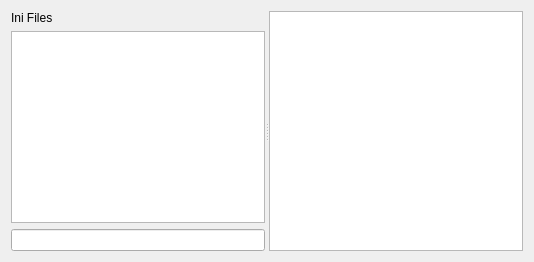
     <widget class="QWidget" name="tabIni">
      <attribute name="title">
       <string>INI Files</string>
      </attribute>
      <layout class="QVBoxLayout" name="verticalLayout_9">
       <item>
        <widget class="QSplitter" name="tabIniSplitter">
         <property name="orientation">
          <enum>Qt::Horizontal</enum>
         </property>
         <widget class="QWidget" name="layoutWidget">
          <layout class="QVBoxLayout" name="verticalLayout_5" stretch="0,0,0">
           <property name="spacing">
            <number>6</number>
           </property>
           <item>
            <widget class="QLabel" name="label_6">
             <property name="text">
              <string>Ini Files</string>
             </property>
            </widget>
           </item>
           <item>
            <widget class="QListView" name="iniFileList">
             <property name="toolTip">
              <string>This is a list of .ini files in the mod.</string>
             </property>
             <property name="whatsThis">
              <string>This is a list of .ini files in the mod. These are usually used to configure the behaviour of mods if there are configurable parameters.</string>
             </property>
             <property name="alternatingRowColors">
              <bool>true</bool>
             </property>
             <property name="uniformItemSizes">
              <bool>true</bool>
             </property>
            </widget>
           </item>
           <item>
            <widget class="QLineEdit" name="iniFileFilter"/>
           </item>
          </layout>
         </widget>
         <widget class="QWidget" name="layoutWidget1">
          <layout class="QVBoxLayout" name="verticalLayout_4" stretch="0">
           <item>
            <widget class="TextEditor" name="iniFileEditor">
             <property name="toolTip">
              <string/>
             </property>
             <property name="whatsThis">
              <string/>
             </property>
            </widget>
           </item>
          </layout>
         </widget>
        </widget>
       </item>
      </layout>
     </widget>
